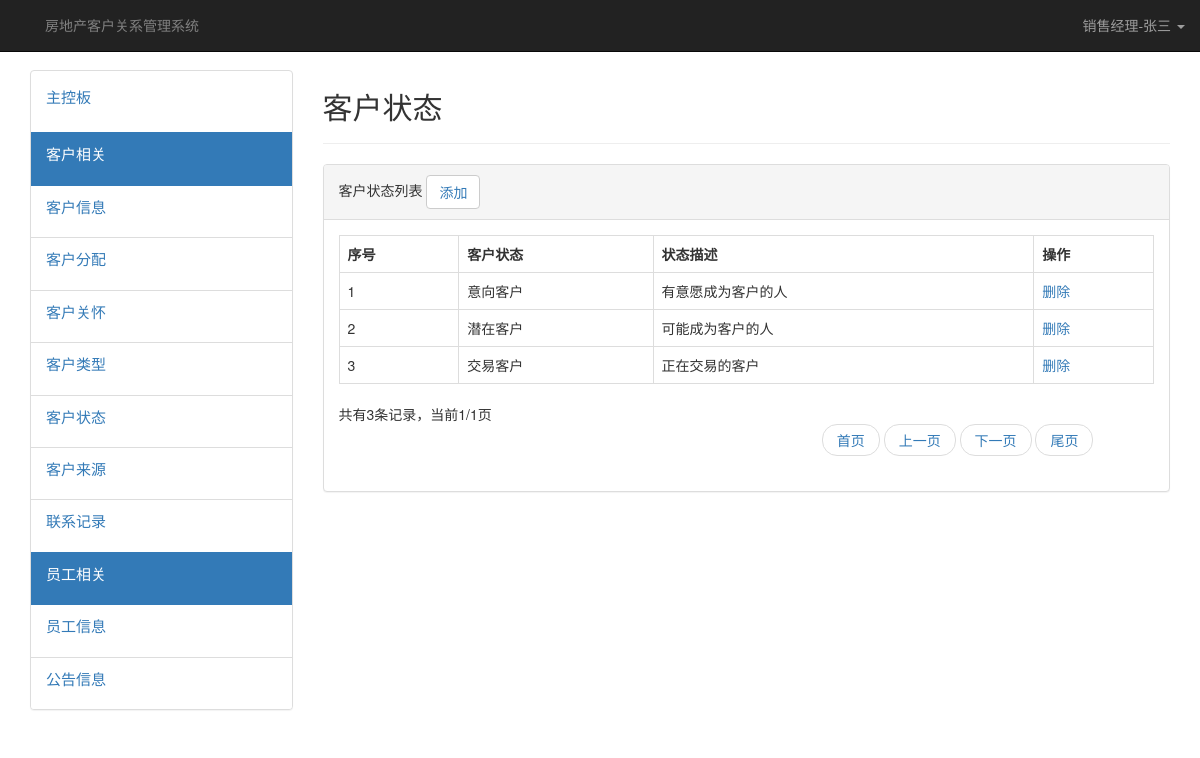
/kh_zhuangtai1.php, run on the app's committed database.
### tables this page shows
CREATE TABLE `kh_status` (
  `id` int(11) NOT NULL,
  `status` varchar(20) DEFAULT NULL,
  `scontent` varchar(100) DEFAULT NULL,
  PRIMARY KEY (`id`)
);

### kh_zhuangtai1.php (the view, shortened to what this page needs)
    <div class="col-md-9">
    <h2>客户状态</h2><hr />
     <div class="panel panel-default">
  <div class="panel-heading"> 客户状态列表
  <button class="btn btn-default "><a href="kh_zhuangtai2.php">添加</a></button>
  </div>
  <div class="panel-body">
        <table  class="table table-bordered"" >
        <tr>
            <th>序号</th>
            <th>客户状态</th>
            <th>状态描述</th>
            <th>操作</th>
        </tr>
 <?php
  $host="localhost";
   $db = "crm_db";
   $user = 'root';
   $pwd = '123456';
   try{
   $pdo = new PDO("mysql:host=$host;dbname=$db", $user, $pwd);
   $sql = "SELECT * FROM  kh_status";
   $res=$pdo->query($sql);
       echo "<tr>";
  foreach ( $res as $key => $value ){
     if(is_numeric($key)){
        for ($key=0; $key <count($value)/2 ; $key++) {
            echo "<td>$value[$key]</td>";
        }
        $id=$value['id'];
        echo "<td><a href='kh_deletzhuangtai.php?id=$id'>删除</a></td>";
      }
       echo "</tr>";
    }
    }catch (Exception $e){
       echo $e ->getMessage();
    }
?>
   </table>
  <div class="row ">
                <div class="col-md-6 ">
             <?php
                $rs = $res->rowCount();
                echo "<span>共有".$rs."条记录，当前1/".ceil($rs/3)."页</span>";
                ?>
                </div>
                <div class="col-md-6" style="float: right">
                    <ul class="pager">
                        <li><a href="#">首页</a></li>
                        <li><a href="#">上一页</a></li>
                        <li><a href="#">下一页</a></li>
                        <li><a href="#">尾页</a></li>
                    </ul>
                </div>
            </div>
  </div>
</div>
    </div>
</div>
</div>
    </body>
</html>

### data on the page
kh_status: id "1", status "意向客户", scontent "有意愿成为客户的人"
kh_status: id "2", status "潜在客户", scontent "可能成为客户的人"
kh_status: id "3", status "交易客户", scontent "正在交易的客户"

### other printed values
$rs "3"
ceil($rs/3) "1"
